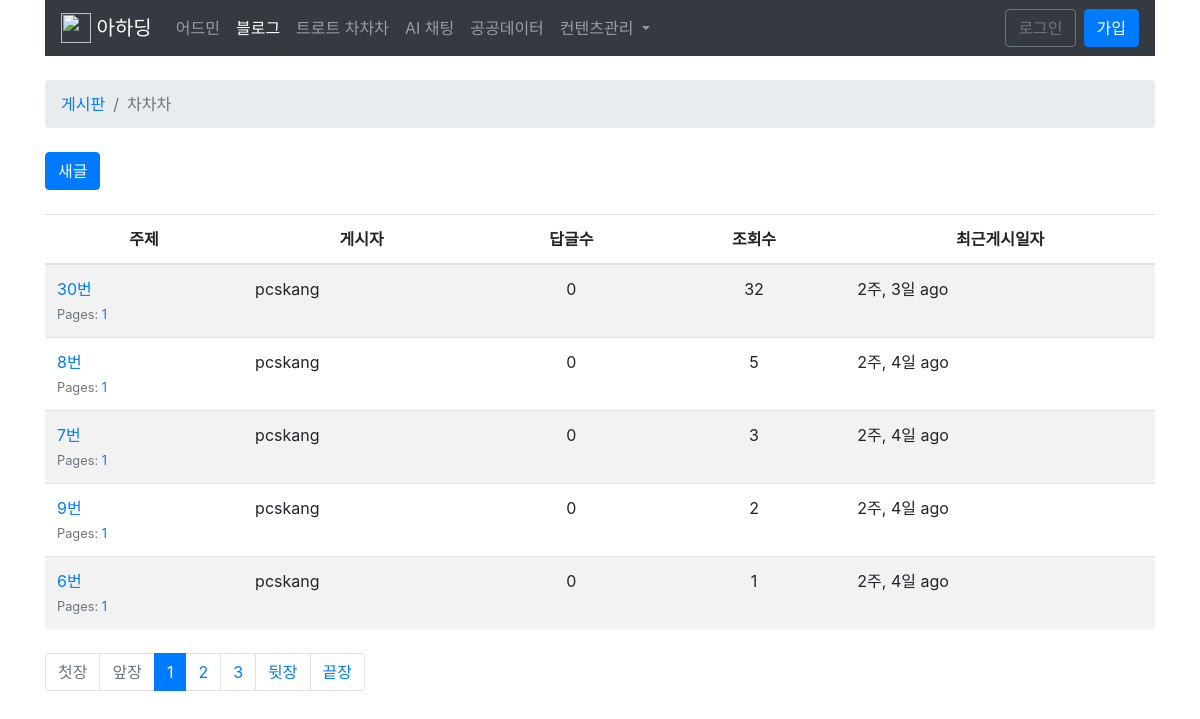
Screenshot of /게시판/1/ with the database file from the repository.
### boards/models.py (models this page shows, shortened)
class 게시판텝(models.Model):
    이름 = models.CharField(max_length=30)
    설명 = models.CharField(max_length=100)

class 주제그리드헤드텝(models.Model):
    순서 = models.IntegerField(null=True)
    헤더 = models.CharField(max_length=10)

class 주제텝(models.Model):
    주제 = models.CharField(max_length=255)
    게시일 = models.DateTimeField(auto_now_add=True)
    게시판 = models.ForeignKey(게시판텝, related_name='주제들', on_delete=models.CASCADE)
    게시자 = models.ForeignKey(회원, related_name='주제들', on_delete=models.CASCADE)
    조회수 = models.PositiveIntegerField(default=0)
    def get_page_count(self):
        count = self.글들.count()
        pages = count / 3
        return math.ceil(pages)
    def has_many_pages(self, count=None):
        if count is None:
            count = self.get_page_count()
        return count > 3
    def get_page_range(self):
        count = self.get_page_count()
        if self.has_many_pages(count):
            return range(1, 5)
        return range(1, count + 1)

### boards/views.py (called while the page is built)
    def get_context_data(self, **kwargs):
        kwargs['헤더'] = self.헤더
        kwargs['게시판'] = self.게시판
        return super().get_context_data(**kwargs)

    def get_queryset(self):
        self.헤더 = 주제그리드헤드텝.objects.all()
        self.게시판 = get_object_or_404(게시판텝, pk=self.kwargs.get('id'))
        queryset = self.게시판.주제들.order_by('-게시일').annotate(댓글수=Count('주제') - 1)
        return queryset

### boards/templates/주제목록.html (shortened to what this page needs)
{% extends '게시판기본.html' %}
{% load humanize %}
{% block 이정표 %}
  <li class="breadcrumb-item"><a href="{% url '게시판목록' %}">게시판</a></li>
  <li class="breadcrumb-item active">{{게시판.이름}}</li>
{% endblock %}
{% block 페이지내용 %}
<div class="mb-4">
  <a href="{% url '새글' 게시판.pk %}" class="btn btn-primary" role="button">새글</a>
</div>
<table class="table table-striped mb-4">
  <thead class="thead-inverse">
    <tr>
      {% for 컬럼 in 헤더 %}
        <th class='text-center'>{{ 컬럼.헤더 }}</th>
      {% endfor %}
    </tr>
  </thead>
  <tbody>
    {% for 주제 in 게시판들 %}
      {% url '댓글목록' 게시판.pk 주제.pk as 주제_URL %}
      <tr>
        <td>
          <p class="mb-0">
            <a href="{{ 주제_URL }}">{{ 주제.주제 }}</a>
          </p>
          <small class="text-muted">
            Pages:
            {% for i in 주제.get_page_range %}
              <a href="{{ 주제_URL }}?page={{ i }}">{{ i }}</a>
            {% endfor %}
          </small>
        </td>
        <td>{{ 주제.게시자.username }}</td>
        <td class='text-center'>{{ 주제.댓글수 }}</td>
        <td class='text-center'>{{ 주제.조회수 }}</td>
        <td>{{ 주제.게시일|naturaltime }}</td>
      </tr>
    {% endfor %}
  </tbody>
</table>
  {% include 'includes/페이지관리.html' %}
{% endblock %}

### rows the page displays
게시판텝: 이름 "차차차"
주제그리드헤드텝: 헤더 "주제"
주제그리드헤드텝: 헤더 "게시자"
주제그리드헤드텝: 헤더 "답글수"
주제그리드헤드텝: 헤더 "조회수"
주제그리드헤드텝: 헤더 "최근게시일자"
주제텝: 주제 "30번", get_page_range "1", 게시자.username "pcskang", value "0", 조회수 "32", 게시일 "2주, 3일 ago"
주제텝: 주제 "8번", get_page_range "1", 게시자.username "pcskang", value "0", 조회수 "5", 게시일 "2주, 4일 ago"
주제텝: 주제 "7번", get_page_range "1", 게시자.username "pcskang", value "0", 조회수 "3", 게시일 "2주, 4일 ago"
주제텝: 주제 "9번", get_page_range "1", 게시자.username "pcskang", value "0", 조회수 "2", 게시일 "2주, 4일 ago"
주제텝: 주제 "6번", get_page_range "1", 게시자.username "pcskang", value "0", 조회수 "1", 게시일 "2주, 4일 ago"

### other values shown
{{ page_num }} "1"
{{ page_num }} "2" "3"
